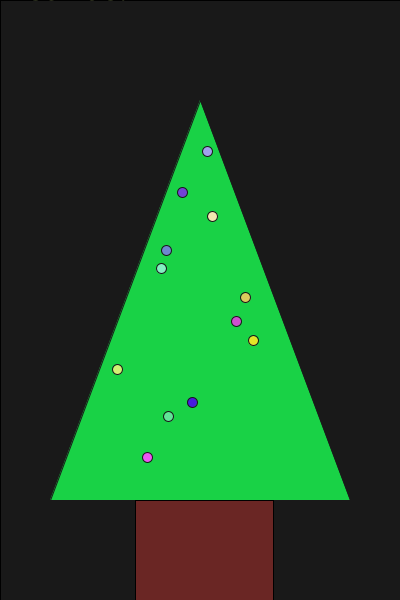
Frame 1 (no input)
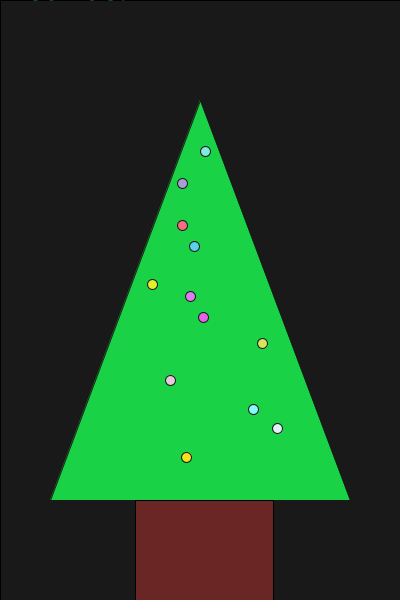
Frame 60 (the mouse pressed at the canvas centre just before this capture)
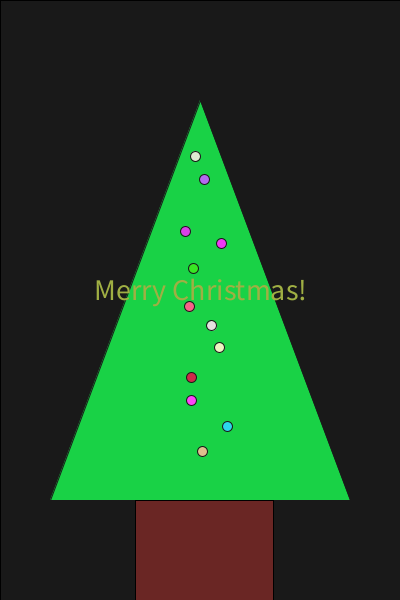
Frame 120 (the mouse held since frame 60 and released just before this capture)

The Processing sketch that drew these frames (run headless with seeded random() and noise(); from frame 60 on, the mouse is pressed at the canvas centre):

// Processing sketch: processing_48519
// ── processing_48519.pde


void setup()
{
  size( 400, 600 );
  background(255, 255, 255);
  smooth();
  textAlign(CENTER);
  frameRate(15);
  textSize( 36);
}
 
void draw()
{

  background(0, 0, 0);
  frameRate(5);
  fill(0, 205, 50);
  triangle(50, 500, 350, 500, 200, 100);
 
   // Lights
  fill(random(200, 255), random(255), random(255));
  ellipse(random(100, 300), random(440, 460), 10, 10);
 
  fill(random(0, 255), random(200, 255), random(255));
  ellipse(random(105, 295), random(415, 435), 10, 10);
 
  fill(random(0, 255), random(255), random(200, 255));
  ellipse(random(110, 290), random(390, 410), 10, 10);
 
  fill(random(200, 255), random(255), random(255));
  ellipse(random(115, 285), random(365, 385), 10, 10);
 
  fill(random(200, 255), random(200, 255), random(255));
  ellipse(random(120, 280), random(340, 360), 10, 10);
 
  fill(random(200, 255), random(255), random(200, 255));
  ellipse(random(130, 270), random(315, 335), 10, 10);
 
  fill(random(200, 255), random(255), random(255));
  ellipse(random(140, 260), random(290, 310), 10, 10);
 
  fill(random(0, 255), random(200, 255), random(255));
  ellipse(random(145, 255), random(265, 285), 10, 10);
 
  fill(random(0, 255), random(255), random(200, 255));
  ellipse(random(160, 240), random(240, 260), 10, 10);
 
  fill(random(200, 255), random(255), random(255));
  ellipse(random(175, 225), random(215, 235), 10, 10);
 
  fill(random(0, 255), random(255), random(200, 255));
  ellipse(random(180, 220), random(175, 200), 10, 10);
 
  fill(random(0, 255), random(255), random(200, 255));
  ellipse(random(190, 210), random(150, 160), 10, 10);
 
  fill( 255, 255, 255,  25 );
  rect( 0, 0,  width, height );
   

 
 fill(106,38,36);
 rect(135,500,138,450);
 
   
  textSize( mouseY/10  );
  fill( random(255), random(255), random(255) );
  text( "Merry Christmas!", mouseX, mouseY  );
 
}
